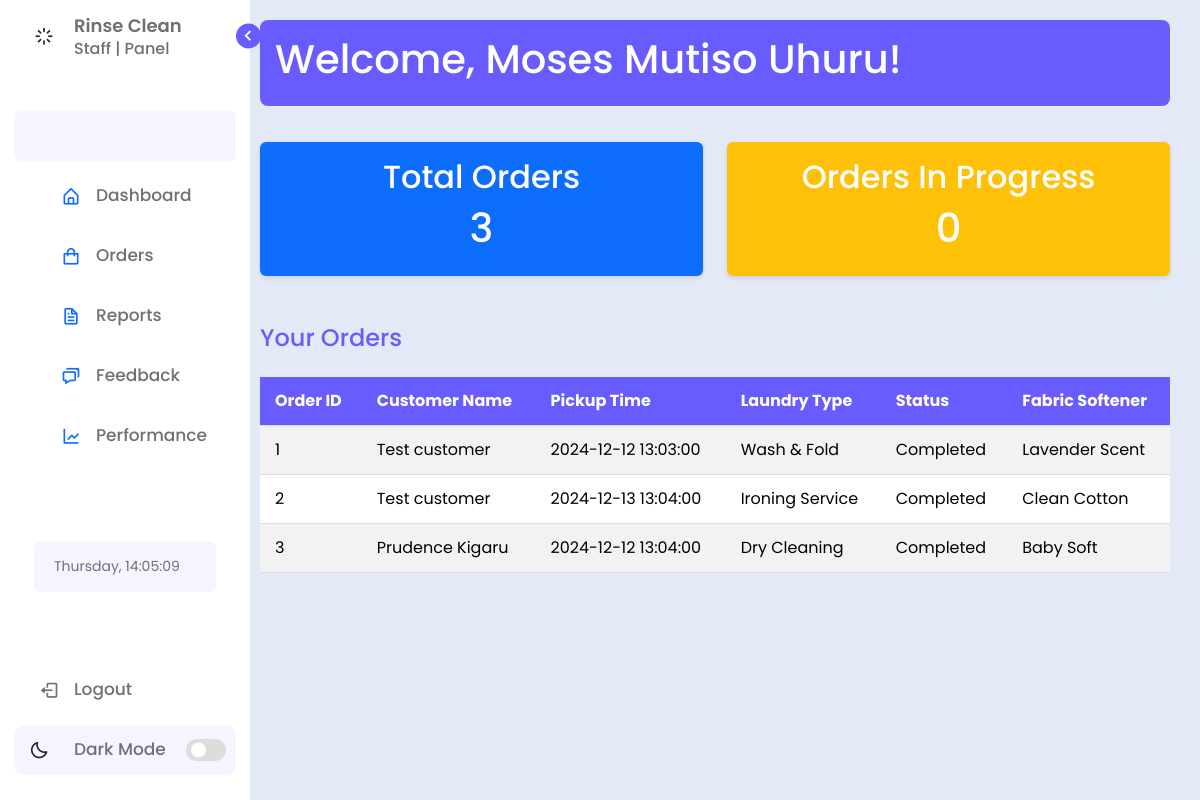
Screenshot of /staff/dashboard.php (signed in) with the database file from the repository.
### tables this page shows
CREATE TABLE `orders` (
  `id` int(11) NOT NULL,
  `order_id` varchar(20) NOT NULL,
  `customer_name` varchar(100) NOT NULL,
  `laundry_type` varchar(50) NOT NULL,
  `fabric_softener` varchar(100) DEFAULT NULL,
  `pickup_time` datetime NOT NULL,
  `special_instructions` text DEFAULT NULL,
  `status` varchar(20) DEFAULT 'Pending',
  `weight` decimal(5,2) DEFAULT NULL,
  `cost` decimal(10,2) NOT NULL,
  `payment_status` varchar(20) NOT NULL DEFAULT 'Pending',
  `staff_id` int(11) DEFAULT NULL,
  `created_at` datetime DEFAULT current_timestamp(),
  `feedback_given` enum('yes','no') DEFAULT 'no'
);

### staff/dashboard.php (the view, shortened to what this page needs)
<?php
$staff_name = htmlspecialchars($_SESSION['username']);
require_once '../includes/rinseclean_lms.php';
$staff_id = $_SESSION['user_id'];
$total_orders = 0;
$orders_in_progress = 0;
$sql = "SELECT COUNT(*) AS total_orders FROM orders WHERE staff_id = ?";
$stmt = $conn->prepare($sql);
$stmt->bind_param('i', $staff_id);
$stmt->execute();
$stmt->bind_result($total_orders);
$sql = "SELECT COUNT(*) AS orders_in_progress FROM orders WHERE staff_id = ? AND status = 'In Progress'";
$stmt = $conn->prepare($sql);
$stmt->bind_param('i', $staff_id);
$stmt->execute();
$stmt->bind_result($orders_in_progress);
$sql = "SELECT id AS order_id, customer_name, pickup_time, laundry_type, status, fabric_softener
        FROM orders
        WHERE staff_id = ?";
$stmt = $conn->prepare($sql);
$stmt->bind_param('i', $staff_id);
$stmt->execute();
$result = $stmt->get_result();
$orders = [];
while ($row = $result->fetch_assoc()) {
    $orders[] = $row;
}
?>
<!DOCTYPE html>
<html lang="en">
<head>
    <link rel="stylesheet" href="https://cdn.jsdelivr.net/npm/bootstrap@5.3.3/dist/css/bootstrap.min.css">
    <link rel="stylesheet" href="../staff/css/style.css">
</head>
<body>
    <div class="d-flex" id="wrapper">
        <?php include '../staff/public/sidebar.php'; ?>
    </div>
<section class="home">
    <div class="dashboard">
        <div class="header-strip d-flex justify-content-between align-items-center">
            <h1>Welcome, <?php echo $staff_name; ?>!</h1>
        </div>
        <div class="row mt-3">
            <div class="col-lg-6">
                <div class="widget bg-primary text-white p-3 rounded">
                    <h2>Total Orders</h2>
                    <p class="h1" id="total-orders"><?php echo $total_orders; ?></p>
                </div>
            </div>
            <div class="col-lg-6">
                <div class="widget bg-warning text-white p-3 rounded">
                    <h2>Orders In Progress</h2>
                    <p class="h1" id="orders-in-progress"><?php echo $orders_in_progress; ?></p>
                </div>
            </div>
        </div>
        <div class="orders-section mt-5">
            <h2 class="mb-4">Your Orders</h2>
            <table class="table table-striped table-hover">
                <thead class="thead-dark">
                    <tr>
                        <th scope="col">Order ID</th>
                        <th scope="col">Customer Name</th>
                        <th scope="col">Pickup Time</th>
                        <th scope="col">Laundry Type</th>
                        <th scope="col">Status</th>
                        <th scope="col">Fabric Softener</th>
                    </tr>
                </thead>
                <tbody>
                    <?php if (!empty($orders)): ?>
                        <?php foreach ($orders as $order): ?>
                        <tr>
                            <td><?php echo htmlspecialchars($order['order_id']); ?></td>
                            <td><?php echo htmlspecialchars($order['customer_name']); ?></td>
                      <td><?php echo htmlspecialchars($order['pickup_time']); ?></td>
                            <td><?php echo htmlspecialchars($order['laundry_type']); ?></td>
                            <td><?php echo htmlspecialchars($order['status']); ?></td>
                            <td><?php echo htmlspecialchars($order['fabric_softener']); ?></td>
                        </tr>
                        <?php endforeach; ?>
                    <?php else: ?>
                        <tr>
                            <td colspan="7" class="text-center">No orders found.</td>
                        </tr>
                    <?php endif; ?>
                </tbody>
            </table>
        </div>
    </div>
</section>
</body>
</html>

### staff/css/style.css (style rules this page uses)
* { margin: 0; padding: 0; box-sizing: border-box; font-family: 'Poppins', sans-serif; }
:root { --body-color: #E4E9F7; --sidebar-color: #FFF; --primary-color: #695CFE; --primary-color-light: #F6F5FF; --toggle-color: #DDD; --text-color: #707070; --tran-03: all 0.2s ease; --tran-04: all 0.3s ease; --tran-05: all 0.3s ease; }
body { min-height: 100vh; background-color: var(--body-color); transition: var(--tran-05); }
.home { position: absolute; top: 0; left: 240px; height: 100vh; width: calc(100% - 250px); background-color: var(--body-color); transition: var(--tran-05); }
.header-strip { background-color: var(--primary-color); color: white; padding: 15px; border-radius: 8px; margin-bottom: 20px; }
.dashboard { display: flex; flex-direction: column; padding: 20px; transition: padding 0.3s; }
.widget { background-color: var(--primary-color-light); border-radius: 8px; padding: 20px; box-shadow: 0 2px 5px rgba(0, 0, 0, 0.1); text-align: center; }
.orders-section { margin-top: 40px; }
.orders-section h2 { color: var(--primary-color); font-size: 24px; margin-bottom: 20px; }
.table { width: 100%; border-collapse: collapse; }
.table th, .table td { padding: 12px 15px; text-align: left; border-bottom: 1px solid #ddd; }
.thead-dark th { background-color: var(--primary-color); color: white; }

### admin/css/style.css (style rules this page uses)
* { margin: 0; padding: 0; box-sizing: border-box; font-family: 'Poppins', sans-serif; }
:root { --body-color: #E4E9F7; --sidebar-color: #FFF; --primary-color: #695CFE; --primary-color-light: #F6F5FF; --toggle-color: #DDD; --text-color: #707070; --text-color-dark: #FFFFFF; --sidebar-text-color-dark: #D7D7D7; --button-background: #695CFE; --button-background-dark: #4C4D4E; --tran-03: all 0.2s ease; --tran-04: all 0.3s ease; --tran-05: all 0.3s ease; }
body { min-height: 100vh; background-color: var(--body-color); transition: var(--tran-05); }
.home { position: absolute; top: 0; left: 240px; height: 100vh; width: calc(100% - 250px); background-color: var(--body-color); transition: var(--tran-05); }
html, body { height: 100%; }
#wrapper { min-height: 100%; display: flex; flex-direction: column; }
.home { flex: 1; }

### staff/dashboard.php (style rules this page uses)
.dashboard { padding: 20px; }

### rows the page displays
orders: id "1", customer_name "Test customer", pickup_time "2024-12-12 13:03:00", laundry_type "Wash & Fold", status "Completed", fabric_softener "Lavender Scent"
orders: id "2", customer_name "Test customer", pickup_time "2024-12-13 13:04:00", laundry_type "Ironing Service", status "Completed", fabric_softener "Clean Cotton"
orders: id "3", customer_name "Prudence Kigaru", pickup_time "2024-12-12 13:04:00", laundry_type "Dry Cleaning", status "Completed", fabric_softener "Baby Soft"

### other values shown
$staff_name "Moses Mutiso Uhuru"
$total_orders "3"
$orders_in_progress "0"
